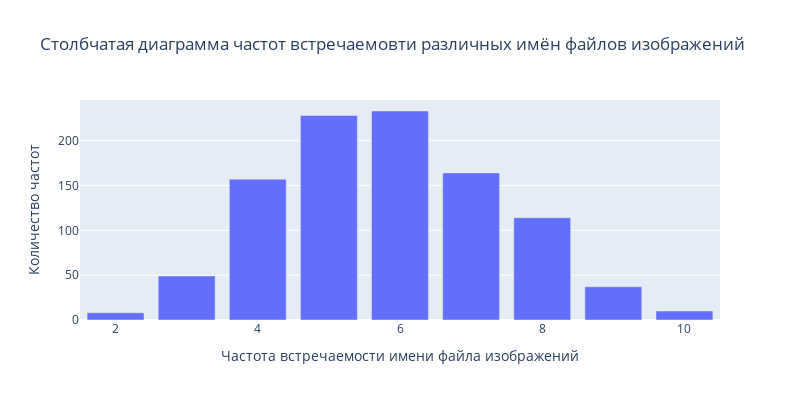

The code cell stored with this chart in its notebook:
### Markdown cell above
### 1.2 Исследование распределений оценок экспертов

### Code cell
bar_chart_show_(
    data=expert_annot.image.value_counts(),
    title='Столбчатая диаграмма частот встречаемовти различных имён файлов изображений',
    xaxis='Частота встречаемости имени файла изображений',
    yaxis='Количество частот'
)
print('Количество уникальных значений признаков:', expert_annot.image.nunique())

### Figure 1 — Plotly figure (JSON) as saved in the notebook; plotly's stock layout.template omitted (floating-point values rounded to 4 significant figures)
{"data": [{"type": "bar", "x": [2, 3, 4, 5, 6, 7, 8, 9, 10], "y": [8, 49, 157, 228, 233, 164, 114, 37, 10]}], "layout": {"height": 400, "title": {"text": "Столбчатая диаграмма частот встречаемовти различных имён файлов изображений"}, "width": 800, "xaxis": {"title": {"text": "Частота встречаемости имени файла изображений"}}, "yaxis": {"title": {"text": "Количество частот"}}}}
